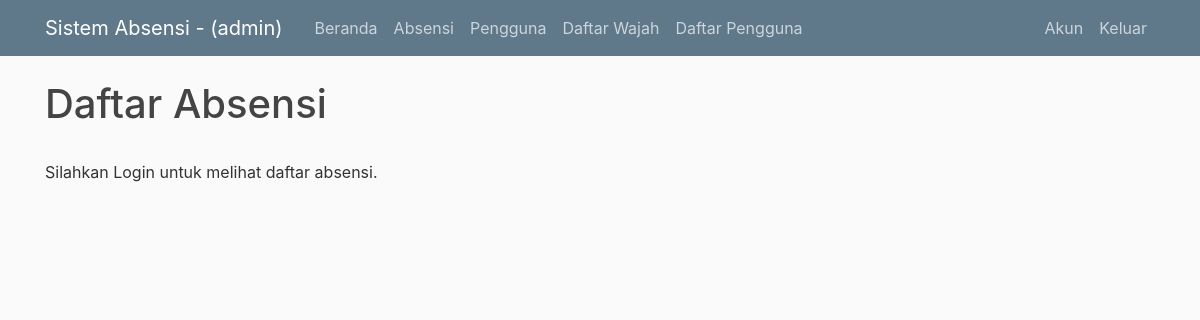
The page /home (signed in) on the database as committed earlier.
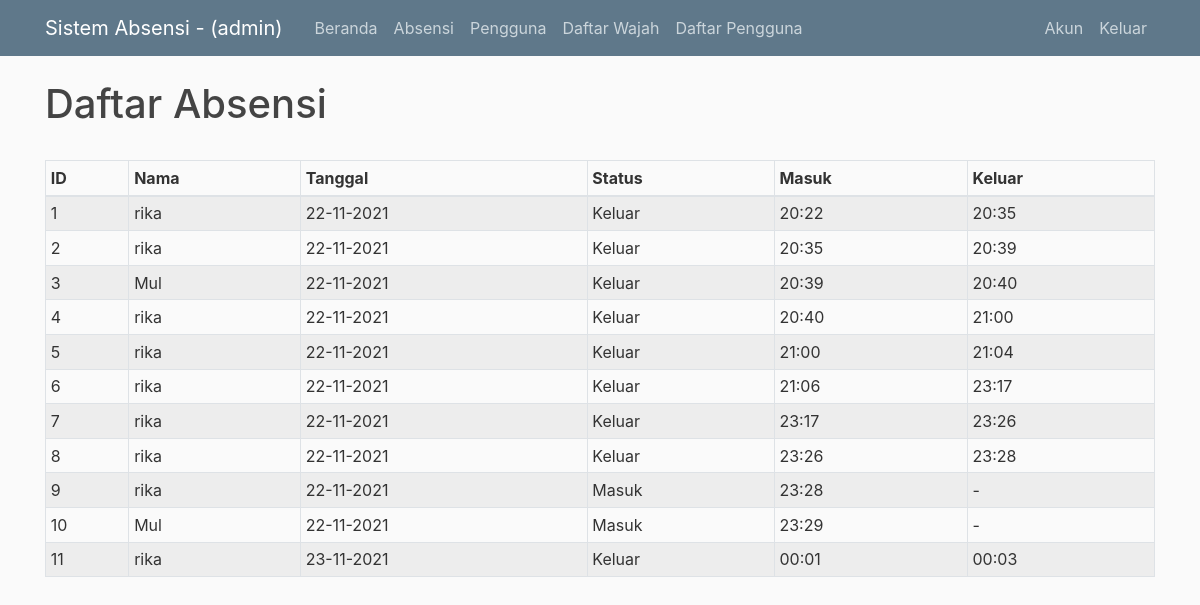
The same page on the database as committed later.
### flaskblog/models.py (models this page shows, shortened)
class Presence(db.Model):
  id = db.Column(db.Integer, primary_key=True)
  user_id = db.Column(db.Integer, db.ForeignKey('user.id'), nullable=False)
  status = db.Column(db.Text, nullable=False, default="Masuk")
  dateIn = db.Column(db.DateTime, nullable=False)
  dateOut = db.Column(db.DateTime, nullable=True)

class User(db.Model, UserMixin):
  id = db.Column(db.Integer, primary_key=True)
  username = db.Column(db.String(20), unique=True, nullable=False)
  email = db.Column(db.String(120), unique=True, nullable=False)
  image_file = db.Column(db.String(20), nullable=False)
  password = db.Column(db.String(60), nullable=False)
  face = db.relationship('Photo', backref='facePhotos', lazy=True)
  presence = db.relationship('Presence', backref="presencing", lazy="dynamic")

### flaskblog/routes.py (the view)
@app.route("/")
@app.route("/home")
def home():
    recog_Camera.stop()
    camera.stop()
    presences = []
    try:
        if current_user.username == "admin":
            presences = Presence.query.all()
        else:
            presences = current_user.presence
    except:
        pass
    return render_template('home.html', presences=presences)

### flaskblog/camera.py (called while the page is built)
    def stop(self):
        logger.debug("Stopping thread")
        self.isrunning = False

### flaskblog/cameraRecog.py (called while the page is built)
    def stop(self):
        logger.debug("Stopping thread")
        self.isrunning = False

### flaskblog/models.py (called while the page is built)
@login_manager.user_loader
def load_user(user_id):
  return User.query.get(int(user_id))

### flaskblog/templates/home.html (shortened to what this page needs)
{% extends "layout.html" %}
{% block content %}
  <h1>Daftar Absensi</h1>
  <br>
  {% if presences %}
    <table id="dtBasicExample" class="table table-striped table-bordered table-sm" cellspacing="0" width="100%">
      <thead>
        <tr>
          <th scope="col">ID</th>
          <th scope="col">Nama</th>
          <th scope="col">Tanggal</th>
          <th scope="col">Status</th>
          <th scope="col">Masuk</th>
          <th scope="col">Keluar</th>
        </tr>
      </thead>
      <tbody>
        {% for presence in presences %}
          <tr>
            <td>{{ presence.id }}</td>
            <td>{{ presence.presencing.username }}</td>
            <td>{{ presence.dateIn.strftime("%d-%m-%Y") }}</td>
            <td>{{ presence.status }}</td>
            <td>{{ presence.dateIn.strftime("%H:%M") }}</td>
            <td>
              {% if presence.dateOut %}
                {{ presence.dateOut.strftime("%H:%M") }}
              {% else %}
                -
              {% endif %}
            </td>
          </tr>
        {% endfor %}
      </tbody>
    </table>
  {% else %}
    <div>Silahkan Login untuk melihat daftar absensi.</div>
  {% endif %}
{% endblock content %}

Rows that differ between the two databases and show on the page:
now on this page (row unchanged): Presence: id "1", presencing.username "rika", dateIn "22-11-2021", status "Keluar", dateIn "20:22", dateOut "20:35"
now on this page (row edited): Presence: id "2", presencing.username "rika", dateIn "22-11-2021", status "Keluar", dateIn "20:35", dateOut "20:39"
now on this page (row edited): Presence: id "3", presencing.username "Mul", dateIn "22-11-2021", status "Keluar", dateIn "20:39", dateOut "20:40"
now on this page (row unchanged): Presence: id "4", presencing.username "rika", dateIn "22-11-2021", status "Keluar", dateIn "20:40", dateOut "21:00"
now on this page (row unchanged): Presence: id "5", presencing.username "rika", dateIn "22-11-2021", status "Keluar", dateIn "21:00", dateOut "21:04"
now on this page (row unchanged): Presence: id "6", presencing.username "rika", dateIn "22-11-2021", status "Keluar", dateIn "21:06", dateOut "23:17"
now on this page (row edited): Presence: id "7", presencing.username "rika", dateIn "22-11-2021", status "Keluar", dateIn "23:17", dateOut "23:26"
now on this page (row unchanged): Presence: id "8", presencing.username "rika", dateIn "22-11-2021", status "Keluar", dateIn "23:26", dateOut "23:28"
added Presence: id "9", presencing.username "rika", dateIn "22-11-2021", status "Masuk", dateIn "23:28"
added Presence: id "10", presencing.username "Mul", dateIn "22-11-2021", status "Masuk", dateIn "23:29"
added Presence: id "11", presencing.username "rika", dateIn "23-11-2021", status "Keluar", dateIn "00:01", dateOut "00:03"
Other text that changed with them:
text no longer shown: "Silahkan Login untuk melihat daftar absensi."
text now shown: "ID Nama Tanggal Status Masuk Keluar"
